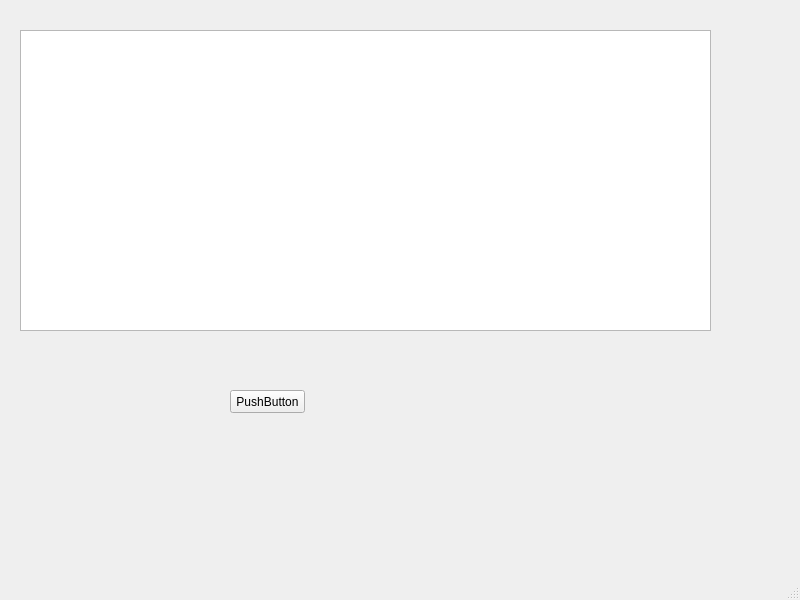
<?xml version="1.0" encoding="UTF-8"?>
<ui version="4.0">
 <class>MainWindow</class>
 <widget class="QMainWindow" name="MainWindow">
  <property name="geometry">
   <rect>
    <x>0</x>
    <y>0</y>
    <width>800</width>
    <height>600</height>
   </rect>
  </property>
  <property name="windowTitle">
   <string>MainWindow</string>
  </property>
  <widget class="QWidget" name="centralwidget">
   <widget class="QGraphicsView" name="graphicsView">
    <property name="geometry">
     <rect>
      <x>20</x>
      <y>30</y>
      <width>691</width>
      <height>301</height>
     </rect>
    </property>
   </widget>
   <widget class="QPushButton" name="pushButton">
    <property name="geometry">
     <rect>
      <x>230</x>
      <y>390</y>
      <width>75</width>
      <height>23</height>
     </rect>
    </property>
    <property name="text">
     <string>PushButton</string>
    </property>
   </widget>
  </widget>
  <widget class="QStatusBar" name="statusbar"/>
 </widget>
 <resources/>
 <connections/>
</ui>
